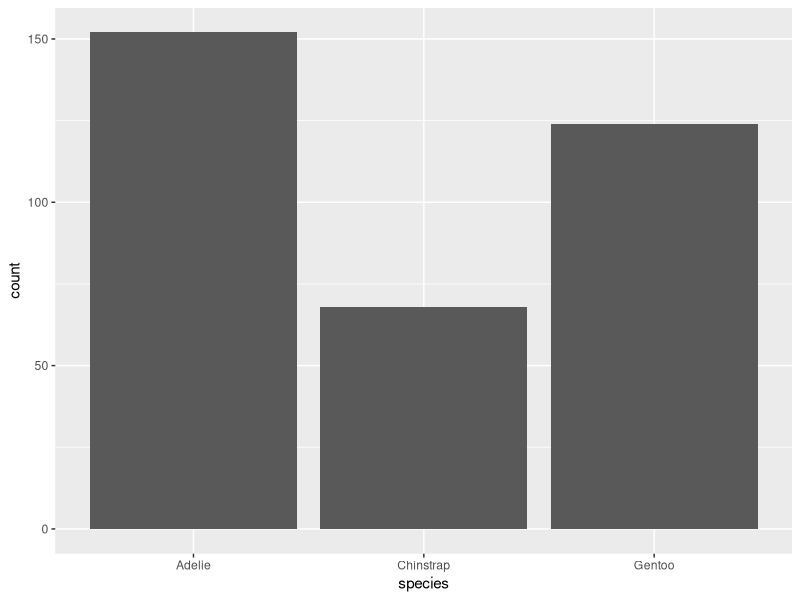

Reproduce this figure in R.
# load libraries
library(tidyverse)
library(palmerpenguins)

#look at penguins data
view(penguins)

#do some quick counts
penguins %>% #pipe read as 'and then'
  count(species)

penguins %>%
  ggplot(aes(x = species)) + 
  geom_bar()
